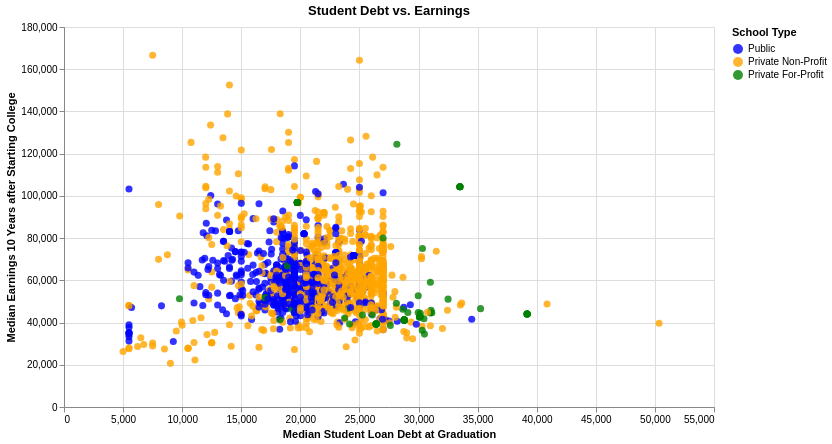

Notebook source saved alongside this figure:
### Code cell
debt_brush = alt.selection_interval(encodings=['x', 'y'])

debt_color = alt.condition(debt_brush, alt.Color('School Type:N', scale=type_colors), alt.value('lightgray'))

debt_driver = alt.Chart(dash).mark_circle(size=50, opacity = 0.8).encode(
alt.X('Median Debt Amount:Q', axis = alt.Axis(title = 'Median Student Loan Debt at Graduation')), 
alt.Y('Year_10_Earnings:Q', axis = alt.Axis(title='Median Earnings 10 Years after Starting College')),
color = debt_color,
tooltip=['School:N', 'State:N', 'School Type:N', 'Median Debt Amount:Q', 'Monthly Loan Payment:Q', alt.Tooltip('Year_10_Earnings:Q', title='Earnings After 10 Years')]
).properties(width=650, height = 380, title = 'Student Debt vs. Earnings').add_params(
debt_brush)

debt_driver

### Figure 1 — Vega-Lite specification as saved in the notebook (floating-point values rounded to 4 significant figures; data arrays with more than 128 entries replaced by an {"elided": "..."} marker saying what was removed)
{"config": {"view": {"continuousWidth": 300, "continuousHeight": 300}}, "data": {"name": "data-58e83ce1bfe37df8fe73df7069865099"}, "mark": {"type": "circle", "opacity": 0.8, "size": 50}, "encoding": {"color": {"condition": {"param": "param_3", "field": "School Type", "scale": {"domain": ["Public", "Private Non-Profit", "Private For-Profit"], "range": ["blue", "orange", "green"]}, "type": "nominal"}, "value": "lightgray"}, "tooltip": [{"field": "School", "type": "nominal"}, {"field": "State", "type": "nominal"}, {"field": "School Type", "type": "nominal"}, {"field": "Median Debt Amount", "type": "quantitative"}, {"field": "Monthly Loan Payment", "type": "quantitative"}, {"field": "Year_10_Earnings", "title": "Earnings After 10 Years", "type": "quantitative"}], "x": {"axis": {"title": "Median Student Loan Debt at Graduation"}, "field": "Median Debt Amount", "type": "quantitative"}, "y": {"axis": {"title": "Median Earnings 10 Years after Starting College"}, "field": "Year_10_Earnings", "type": "quantitative"}}, "height": 380, "params": [{"name": "param_3", "select": {"type": "interval", "encodings": ["x", "y"]}}], "title": "Student Debt vs. Earnings", "width": 650, "$schema": "https://vega.github.io/schema/vega-lite/v5.8.0.json", "datasets": {"data-58e83ce1bfe37df8fe73df7069865099": {"elided": "1682 records"}}}
